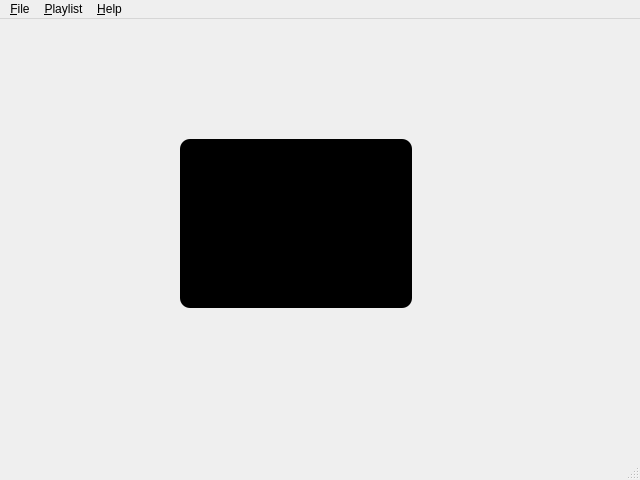
<?xml version="1.0" encoding="UTF-8"?>
<ui version="4.0">
 <class>MainWindow</class>
 <widget class="QMainWindow" name="MainWindow">
  <property name="geometry">
   <rect>
    <x>0</x>
    <y>0</y>
    <width>640</width>
    <height>480</height>
   </rect>
  </property>
  <property name="windowTitle">
   <string>Sound Source</string>
  </property>
  <property name="styleSheet">
   <string notr="true">/*window background */
#MainWindow{
	background-image:  url(:/background/windowback/cxWlXmEC.jpg);
}</string>
  </property>
  <widget class="QWidget" name="centralwidget">
   <widget class="QWidget" name="" native="true">
    <property name="geometry">
     <rect>
      <x>180</x>
      <y>120</y>
      <width>232</width>
      <height>169</height>
     </rect>
    </property>
    <property name="styleSheet">
     <string notr="true">background-color: #000000;
border-radius: 10px;
</string>
    </property>
    <layout class="QVBoxLayout" name="verticalLayout">
     <item>
      <spacer name="verticalSpacer">
       <property name="orientation">
        <enum>Qt::Orientation::Vertical</enum>
       </property>
       <property name="sizeHint" stdset="0">
        <size>
         <width>20</width>
         <height>40</height>
        </size>
       </property>
      </spacer>
     </item>
     <item>
      <widget class="QLabel" name="label">
       <property name="font">
        <font>
         <family>Tungsten</family>
         <pointsize>26</pointsize>
         <bold>true</bold>
        </font>
       </property>
       <property name="styleSheet">
        <string notr="true">
</string>
       </property>
       <property name="text">
        <string>Welcome </string>
       </property>
       <property name="alignment">
        <set>Qt::AlignmentFlag::AlignCenter</set>
       </property>
      </widget>
     </item>
     <item>
      <widget class="QLabel" name="label_2">
       <property name="font">
        <font>
         <family>Tungsten</family>
         <pointsize>24</pointsize>
         <bold>true</bold>
        </font>
       </property>
       <property name="styleSheet">
        <string notr="true">
</string>
       </property>
       <property name="text">
        <string>to</string>
       </property>
       <property name="alignment">
        <set>Qt::AlignmentFlag::AlignCenter</set>
       </property>
      </widget>
     </item>
     <item>
      <widget class="QLabel" name="label_3">
       <property name="font">
        <font>
         <family>Tungsten</family>
         <pointsize>24</pointsize>
         <bold>true</bold>
        </font>
       </property>
       <property name="styleSheet">
        <string notr="true"/>
       </property>
       <property name="text">
        <string>Sound Source </string>
       </property>
       <property name="alignment">
        <set>Qt::AlignmentFlag::AlignCenter</set>
       </property>
      </widget>
     </item>
     <item>
      <spacer name="verticalSpacer_2">
       <property name="orientation">
        <enum>Qt::Orientation::Vertical</enum>
       </property>
       <property name="sizeHint" stdset="0">
        <size>
         <width>20</width>
         <height>40</height>
        </size>
       </property>
      </spacer>
     </item>
    </layout>
   </widget>
  </widget>
  <widget class="QMenuBar" name="menubar">
   <property name="geometry">
    <rect>
     <x>0</x>
     <y>0</y>
     <width>640</width>
     <height>33</height>
    </rect>
   </property>
   <widget class="QMenu" name="menu_File">
    <property name="title">
     <string>&amp;File</string>
    </property>
    <addaction name="actionadd_song"/>
    <addaction name="actionremove"/>
   </widget>
   <widget class="QMenu" name="menu_Playlist">
    <property name="title">
     <string>&amp;Playlist</string>
    </property>
    <addaction name="actionAdd_Playlist"/>
   </widget>
   <widget class="QMenu" name="menu_Help">
    <property name="title">
     <string>&amp;Help</string>
    </property>
    <addaction name="action_About"/>
   </widget>
   <addaction name="menu_File"/>
   <addaction name="menu_Playlist"/>
   <addaction name="menu_Help"/>
  </widget>
  <widget class="QStatusBar" name="statusbar"/>
  <action name="actionadd_song">
   <property name="text">
    <string>Add Song</string>
   </property>
  </action>
  <action name="actionremove">
   <property name="text">
    <string>Remove Song</string>
   </property>
  </action>
  <action name="actionAdd_Playlist">
   <property name="text">
    <string>Add Playlist </string>
   </property>
  </action>
  <action name="action_About">
   <property name="text">
    <string>&amp;About</string>
   </property>
  </action>
 </widget>
 <resources>
  <include location="img.qrc"/>
 </resources>
 <connections/>
</ui>
